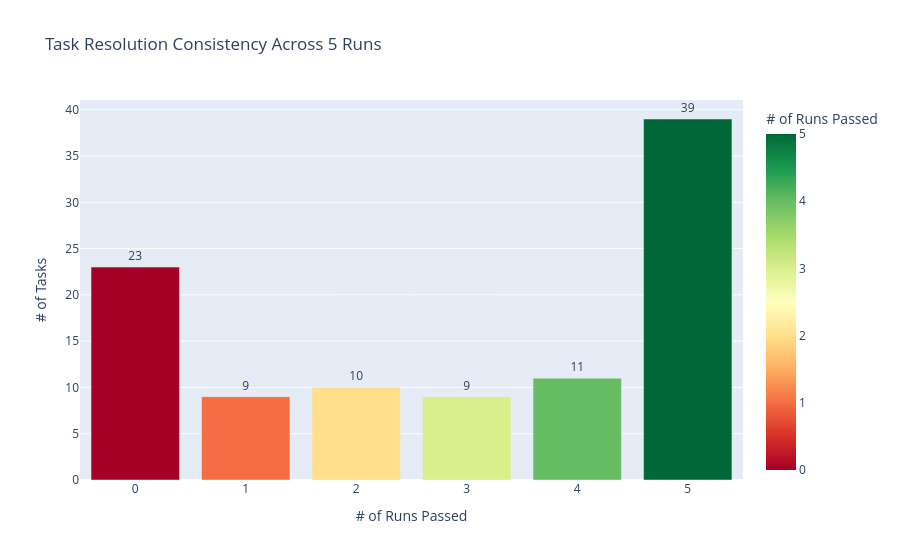

Here is the notebook cell this chart was saved with:
### Code cell
# Visualize pass/fail consistency
pass_distribution = resolution_pivot["pass_count"].value_counts().sort_index().reset_index()
pass_distribution.columns = ["passes_out_of_5", "task_count"]

fig = px.bar(
    pass_distribution,
    x="passes_out_of_5",
    y="task_count",
    title="Task Resolution Consistency Across 5 Runs",
    labels={"passes_out_of_5": "# of Runs Passed", "task_count": "# of Tasks"},
    text="task_count",
    color="passes_out_of_5",
    color_continuous_scale="RdYlGn",
)
fig.update_traces(textposition="outside")
fig.update_layout(showlegend=False)
fig.show()

### Figure 1 — Plotly figure (JSON) as saved in the notebook; plotly's stock layout.template omitted (floating-point values rounded to 4 significant figures)
{"data": [{"hovertemplate": "# of Runs Passed=%{marker.color}<br># of Tasks=%{text}<extra></extra>", "legendgroup": "", "marker": {"color": [0, 1, 2, 3, 4, 5], "coloraxis": "coloraxis", "pattern": {"shape": ""}}, "name": "", "orientation": "v", "showlegend": false, "text": [23.0, 9.0, 10.0, 9.0, 11.0, 39.0], "textposition": "outside", "type": "bar", "x": [0, 1, 2, 3, 4, 5], "xaxis": "x", "y": [23, 9, 10, 9, 11, 39], "yaxis": "y"}], "layout": {"barmode": "relative", "coloraxis": {"colorbar": {"title": {"text": "# of Runs Passed"}}, "colorscale": [[0, "rgb(165,0,38)"], [0.1, "rgb(215,48,39)"], [0.2, "rgb(244,109,67)"], [0.3, "rgb(253,174,97)"], [0.4, "rgb(254,224,139)"], [0.5, "rgb(255,255,191)"], [0.6, "rgb(217,239,139)"], [0.7, "rgb(166,217,106)"], [0.8, "rgb(102,189,99)"], [0.9, "rgb(26,152,80)"], [1, "rgb(0,104,55)"]]}, "legend": {"tracegroupgap": 0}, "showlegend": false, "title": {"text": "Task Resolution Consistency Across 5 Runs"}, "xaxis": {"anchor": "y", "domain": [0, 1], "title": {"text": "# of Runs Passed"}}, "yaxis": {"anchor": "x", "domain": [0, 1], "title": {"text": "# of Tasks"}}}}
